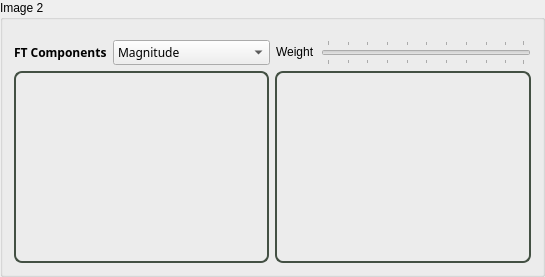
           <widget class="QGroupBox" name="groupBox_img2">
            <property name="styleSheet">
             <string notr="true">/*background-color: rgb(145, 217, 217);*/
/*background-color: rgb(210, 255, 208);*/
/*background-color: rgb(176, 255, 212);*/</string>
            </property>
            <property name="title">
             <string>Image 2</string>
            </property>
            <layout class="QGridLayout" name="gridLayout_11">
             <property name="topMargin">
              <number>20</number>
             </property>
             <item row="0" column="0">
              <layout class="QGridLayout" name="gridLayout_10">
               <item row="0" column="0">
                <layout class="QHBoxLayout" name="horizontalLayout_2">
                 <item>
                  <layout class="QFormLayout" name="formLayout_4">
                   <property name="formAlignment">
                    <set>Qt::AlignCenter</set>
                   </property>
                   <item row="0" column="0">
                    <widget class="QLabel" name="label_ftcomp_img2">
                     <property name="font">
                      <font>
                       <family>Segoe UI Variable Text</family>
                       <pointsize>9</pointsize>
                       <weight>75</weight>
                       <italic>false</italic>
                       <bold>true</bold>
                      </font>
                     </property>
                     <property name="styleSheet">
                      <string notr="true">border:none;</string>
                     </property>
                     <property name="text">
                      <string>FT Components</string>
                     </property>
                    </widget>
                   </item>
                   <item row="0" column="1">
                    <widget class="QComboBox" name="comboBox_img2">
                     <property name="minimumSize">
                      <size>
                       <width>110</width>
                       <height>0</height>
                      </size>
                     </property>
                     <property name="maximumSize">
                      <size>
                       <width>220</width>
                       <height>16777215</height>
                      </size>
                     </property>
                     <property name="font">
                      <font>
                       <family>Yu Gothic Medium</family>
                       <pointsize>9</pointsize>
                      </font>
                     </property>
                     <property name="cursor">
                      <cursorShape>PointingHandCursor</cursorShape>
                     </property>
                     <item>
                      <property name="text">
                       <string>Magnitude</string>
                      </property>
                     </item>
                     <item>
                      <property name="text">
                       <string>Phase</string>
                      </property>
                     </item>
                     <item>
                      <property name="text">
                       <string>Real</string>
                      </property>
                     </item>
                     <item>
                      <property name="text">
                       <string>Imaginary</string>
                      </property>
                     </item>
                    </widget>
                   </item>
                  </layout>
                 </item>
                 <item>
                  <layout class="QFormLayout" name="formLayout_5">
                   <property name="formAlignment">
                    <set>Qt::AlignCenter</set>
                   </property>
                   <item row="0" column="0">
                    <widget class="QLabel" name="label_w2">
                     <property name="styleSheet">
                      <string notr="true">border:none;</string>
                     </property>
                     <property name="text">
                      <string>Weight</string>
                     </property>
                    </widget>
                   </item>
                   <item row="0" column="1">
                    <widget class="QSlider" name="horizontalSlider_img2">
                     <property name="sizePolicy">
                      <sizepolicy hsizetype="Preferred" vsizetype="Fixed">
                       <horstretch>0</horstretch>
                       <verstretch>0</verstretch>
                      </sizepolicy>
                     </property>
                     <property name="minimumSize">
                      <size>
                       <width>170</width>
                       <height>0</height>
                      </size>
                     </property>
                     <property name="cursor">
                      <cursorShape>PointingHandCursor</cursorShape>
                     </property>
                     <property name="styleSheet">
                      <string notr="true">QSlider::handle:horizontal{
    background: qlineargradient(x1:1, y1:1, x2:0, y2:0,
        stop:0 rgba(50, 50, 50, 255),
        stop:1 rgba(142, 170, 142, 255));
    width: 10px;
    margin-top: -4px;
    margin-bottom: -4px;
    border-radius: 4px;
}

QSlider::handle:horizontal:hover{
    background-color: qlineargradient(spread:pad, x1:0, y1:0, x2:1, y2:1, stop:0 rgba(50, 50, 50, 255), stop:1  rgba(142, 170, 142, 255));
}

QSlider::handle:horizontal:pressed{
	background-color: rgb(50, 50, 50);
	border:1px solid rgb(142, 170, 142);
}</string>
                     </property>
                     <property name="orientation">
                      <enum>Qt::Horizontal</enum>
                     </property>
                     <property name="tickPosition">
                      <enum>QSlider::TicksBothSides</enum>
                     </property>
                    </widget>
                   </item>
                  </layout>
                 </item>
                </layout>
               </item>
               <item row="1" column="0">
                <layout class="QGridLayout" name="gridLayout_9">
                 <item row="0" column="0">
                  <widget class="ClickableLabel" name="label_img2">
                   <property name="minimumSize">
                    <size>
                     <width>255</width>
                     <height>134</height>
                    </size>
                   </property>
                   <property name="cursor">
                    <cursorShape>PointingHandCursor</cursorShape>
                   </property>
                   <property name="styleSheet">
                    <string notr="true">border: 2px solid rgb(67, 80, 67);
border-radius: 8px;
</string>
                   </property>
                   <property name="frameShape">
                    <enum>QFrame::NoFrame</enum>
                   </property>
                   <property name="frameShadow">
                    <enum>QFrame::Plain</enum>
                   </property>
                   <property name="lineWidth">
                    <number>1</number>
                   </property>
                   <property name="text">
                    <string/>
                   </property>
                   <property name="alignment">
                    <set>Qt::AlignCenter</set>
                   </property>
                  </widget>
                 </item>
                 <item row="0" column="1">
                  <widget class="ClickableViewer" name="label_img2_fft">
                   <property name="sizePolicy">
                    <sizepolicy hsizetype="Preferred" vsizetype="Preferred">
                     <horstretch>0</horstretch>
                     <verstretch>0</verstretch>
                    </sizepolicy>
                   </property>
                   <property name="minimumSize">
                    <size>
                     <width>255</width>
                     <height>134</height>
                    </size>
                   </property>
                   <property name="cursor" stdset="0">
                    <cursorShape>PointingHandCursor</cursorShape>
                   </property>
                   <property name="toolTip">
                    <string/>
                   </property>
                   <property name="accessibleDescription">
                    <string/>
                   </property>
                   <property name="autoFillBackground">
                    <bool>false</bool>
                   </property>
                   <property name="styleSheet">
                    <string notr="true">border: 2px solid rgb(67, 80, 67);
border-radius: 8px;
background-color: rgba(255, 255, 255,0);</string>
                   </property>
                   <property name="verticalScrollBarPolicy">
                    <enum>Qt::ScrollBarAlwaysOff</enum>
                   </property>
                   <property name="horizontalScrollBarPolicy">
                    <enum>Qt::ScrollBarAlwaysOff</enum>
                   </property>
                  </widget>
                 </item>
                </layout>
               </item>
              </layout>
             </item>
            </layout>
           </widget>
